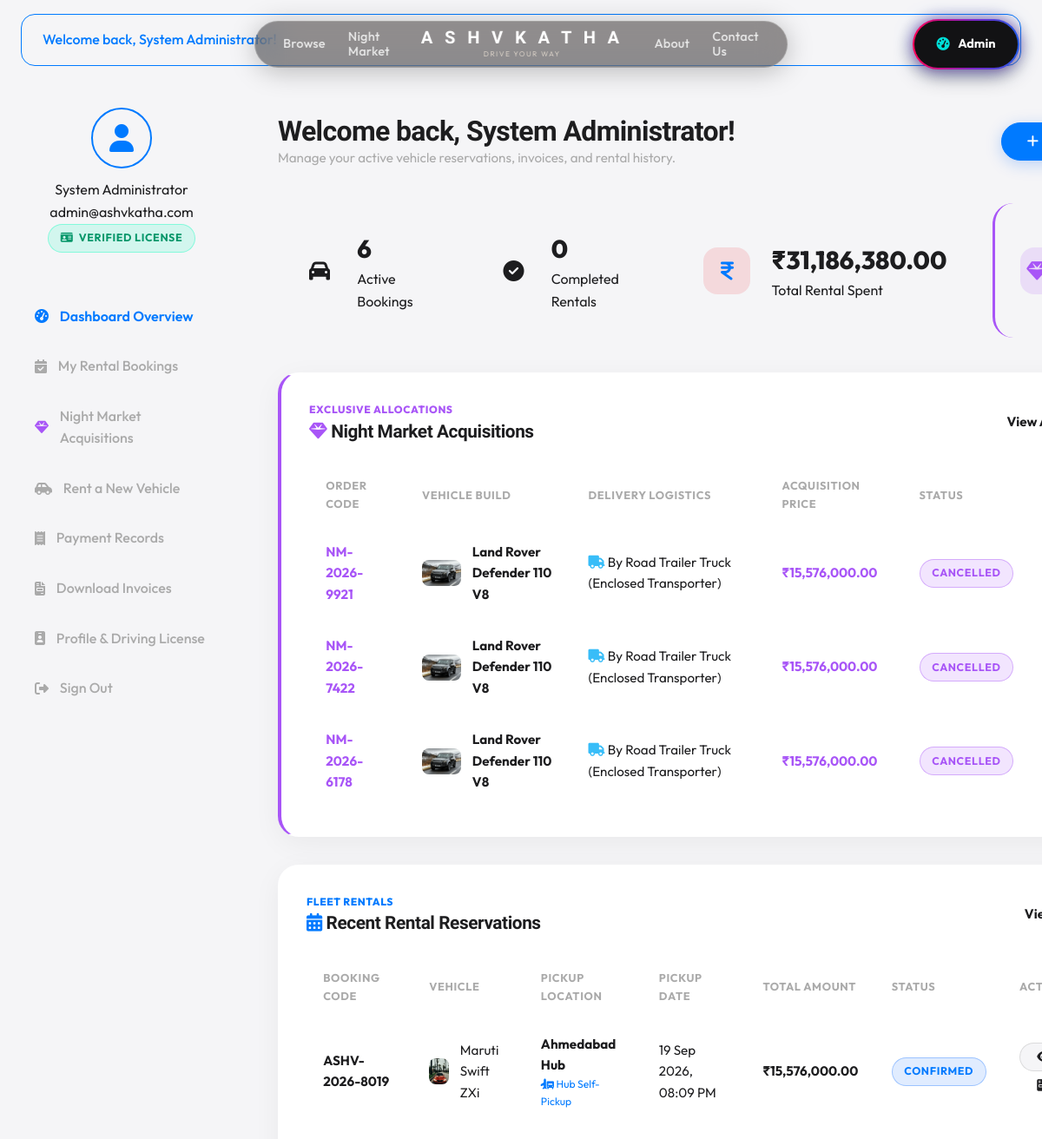
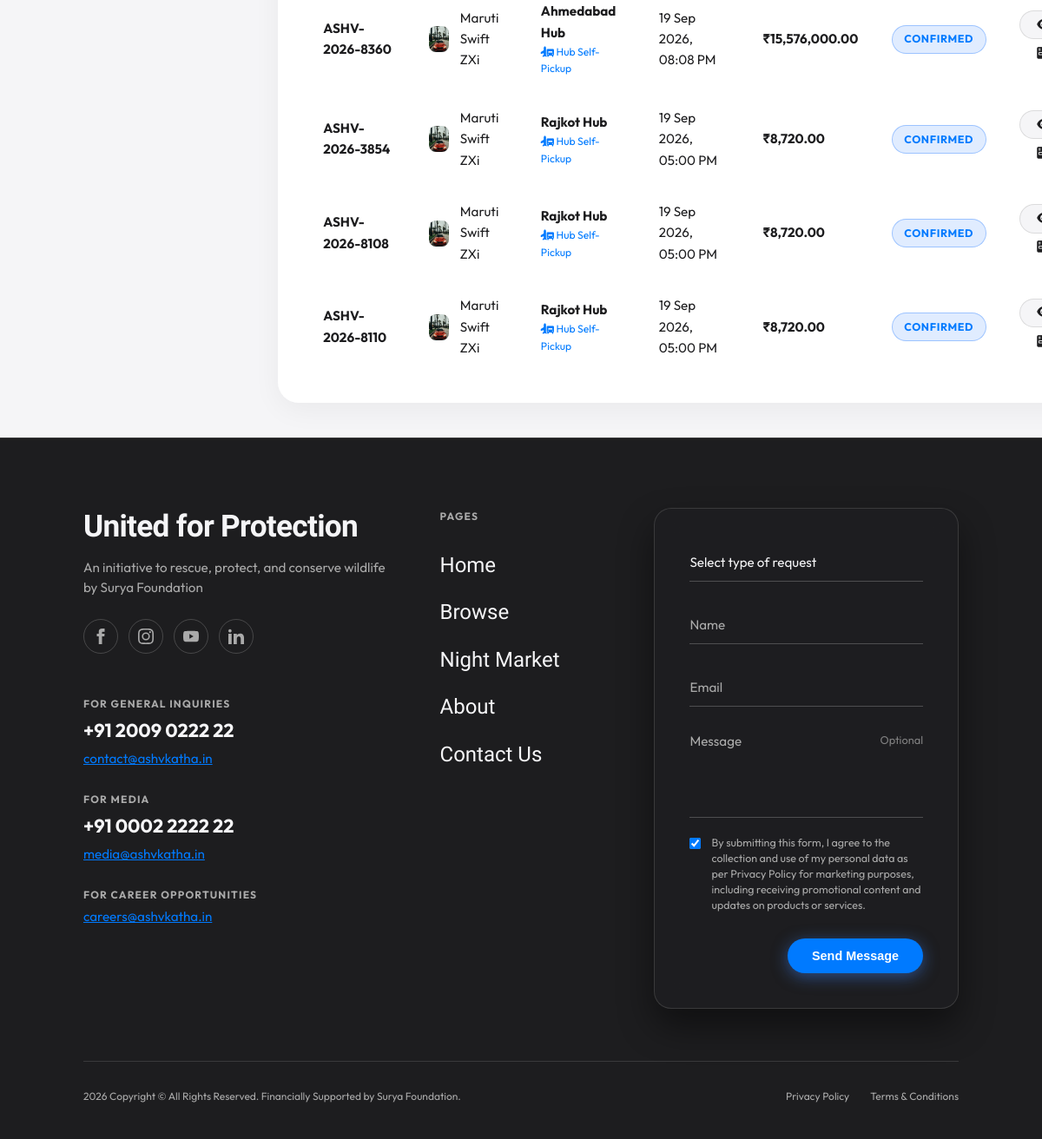
/customer/dashboard.php (signed in), run on the app's committed database (2 pictures, top to bottom).
### tables this page shows
CREATE TABLE `night_market_orders` (
  `id` int(11) NOT NULL AUTO_INCREMENT,
  `order_code` varchar(30) NOT NULL,
  `user_id` int(11) NOT NULL,
  `car_id` int(11) NOT NULL,
  `buyer_name` varchar(120) NOT NULL,
  `buyer_email` varchar(120) NOT NULL,
  `buyer_phone` varchar(30) NOT NULL,
  `delivery_option` varchar(255) NOT NULL,
  `delivery_address` text NOT NULL,
  `acquisition_price` decimal(15,2) NOT NULL,
  `tax_amount` decimal(15,2) NOT NULL DEFAULT 0.00,
  `total_amount` decimal(15,2) NOT NULL,
  `payment_method` varchar(150) NOT NULL DEFAULT 'Crypto Multi-Sig Escrow (USDT / BTC / ETH Cold Storage)',
  `payment_status` enum('pending','escrow_hold','completed','refunded') NOT NULL DEFAULT 'completed',
  `order_status` enum('pending','confirmed','in_transit','delivered','cancelled') NOT NULL DEFAULT 'confirmed',
  `transaction_id` varchar(50) DEFAULT NULL,
  `notes` text DEFAULT NULL,
  `created_at` timestamp NOT NULL DEFAULT current_timestamp(),
  `updated_at` timestamp NOT NULL DEFAULT current_timestamp() ON UPDATE current_timestamp(),
  PRIMARY KEY (`id`),
  UNIQUE KEY `order_code` (`order_code`),
  KEY `idx_user` (`user_id`),
  KEY `idx_car` (`car_id`),
  KEY `idx_order_status` (`order_status`)
);

CREATE TABLE `night_market` (
  `id` int(11) NOT NULL AUTO_INCREMENT,
  `vehicle_name` varchar(100) NOT NULL,
  `brand` varchar(50) NOT NULL DEFAULT '',
  `fuel_type` varchar(30) NOT NULL DEFAULT 'Petrol',
  `subtitle` varchar(100) NOT NULL,
  `category` enum('Blackout Edition','Fully Modified','Street Spec','Track Spec','Race Builds','No-Plate Display','Custom Builds','Rare Imports') NOT NULL,
  `badge_type` varchar(50) NOT NULL DEFAULT 'Non-Road-Legal',
  `daily_rate` decimal(10,2) NOT NULL,
  `image_url` varchar(255) NOT NULL,
  `specs_json` text NOT NULL,
  `features` text NOT NULL,
  `status` enum('available','coming_soon','sold_out') NOT NULL DEFAULT 'available',
  `is_returning` tinyint(1) DEFAULT 0,
  `is_featured` tinyint(1) DEFAULT 1,
  `created_at` timestamp NOT NULL DEFAULT current_timestamp(),
  PRIMARY KEY (`id`)
);

CREATE TABLE `bookings` (
  `id` int(11) NOT NULL AUTO_INCREMENT,
  `booking_code` varchar(20) NOT NULL,
  `user_id` int(11) NOT NULL,
  `vehicle_id` int(11) NOT NULL,
  `pickup_location_id` int(11) NOT NULL,
  `dropoff_location_id` int(11) NOT NULL,
  `delivery_method` varchar(100) DEFAULT 'Hub Self-Pickup',
  `delivery_address` varchar(255) DEFAULT NULL,
  `pickup_datetime` datetime NOT NULL,
  `return_datetime` datetime NOT NULL,
  `total_days` int(11) NOT NULL,
  `base_amount` decimal(10,2) NOT NULL,
  `extra_charges` decimal(10,2) NOT NULL DEFAULT 0.00,
  `discount_amount` decimal(10,2) NOT NULL DEFAULT 0.00,
  `tax_amount` decimal(10,2) NOT NULL DEFAULT 0.00,
  `deposit_amount` decimal(10,2) NOT NULL DEFAULT 0.00,
  `total_amount` decimal(10,2) NOT NULL,
  `status` enum('pending','confirmed','active','completed','cancelled') NOT NULL DEFAULT 'confirmed',
  `created_at` timestamp NOT NULL DEFAULT current_timestamp(),
  PRIMARY KEY (`id`),
  UNIQUE KEY `booking_code` (`booking_code`),
  KEY `user_id` (`user_id`),
  KEY `vehicle_id` (`vehicle_id`),
  KEY `pickup_location_id` (`pickup_location_id`),
  KEY `dropoff_location_id` (`dropoff_location_id`),
  CONSTRAINT `bookings_ibfk_1` FOREIGN KEY (`user_id`) REFERENCES `users` (`id`) ON DELETE CASCADE,
  CONSTRAINT `bookings_ibfk_2` FOREIGN KEY (`vehicle_id`) REFERENCES `vehicles` (`id`) ON DELETE CASCADE,
  CONSTRAINT `bookings_ibfk_3` FOREIGN KEY (`pickup_location_id`) REFERENCES `locations` (`id`) ON DELETE CASCADE,
  CONSTRAINT `bookings_ibfk_4` FOREIGN KEY (`dropoff_location_id`) REFERENCES `locations` (`id`) ON DELETE CASCADE
);

CREATE TABLE `vehicles` (
  `id` int(11) NOT NULL AUTO_INCREMENT,
  `category_id` int(11) NOT NULL,
  `location_id` int(11) NOT NULL,
  `brand` varchar(50) NOT NULL,
  `model` varchar(50) NOT NULL,
  `year` int(11) NOT NULL,
  `reg_number` varchar(30) NOT NULL,
  `fuel_type` enum('Petrol','Diesel','Electric','Hybrid') NOT NULL,
  `transmission` enum('Automatic','Manual') NOT NULL,
  `seating_capacity` int(11) NOT NULL,
  `daily_rate` decimal(10,2) NOT NULL,
  `hourly_rate` decimal(10,2) NOT NULL,
  `deposit_amount` decimal(10,2) NOT NULL,
  `status` enum('available','reserved','rented','returned','maintenance') NOT NULL DEFAULT 'available',
  `insurance_expiry` date DEFAULT '2026-12-31',
  `puc_expiry` date DEFAULT '2026-12-31',
  `image_url` varchar(255) NOT NULL,
  `mileage` varchar(50) NOT NULL,
  `description` text NOT NULL,
  `features` text NOT NULL,
  PRIMARY KEY (`id`),
  UNIQUE KEY `reg_number` (`reg_number`),
  KEY `category_id` (`category_id`),
  KEY `location_id` (`location_id`),
  CONSTRAINT `vehicles_ibfk_1` FOREIGN KEY (`category_id`) REFERENCES `vehicle_categories` (`id`) ON DELETE CASCADE,
  CONSTRAINT `vehicles_ibfk_2` FOREIGN KEY (`location_id`) REFERENCES `locations` (`id`) ON DELETE CASCADE
);

CREATE TABLE `locations` (
  `id` int(11) NOT NULL AUTO_INCREMENT,
  `city_name` varchar(50) NOT NULL,
  `location_address` varchar(255) NOT NULL,
  `contact_phone` varchar(20) NOT NULL,
  `status` enum('active','inactive') NOT NULL DEFAULT 'active',
  PRIMARY KEY (`id`)
);

### includes/auth.php (called while the page is built, shortened)
<?php
require_once __DIR__ . '/functions.php';
function is_logged_in() {
    return isset($_SESSION['user_id']) && !empty($_SESSION['user_id']);
}
function get_logged_user() {
    return [
        'id' => $_SESSION['user_id'] ?? 0,
        'full_name' => $_SESSION['user_name'] ?? 'User',
        'email' => $_SESSION['user_email'] ?? '',
        'role' => $_SESSION['user_role'] ?? 'customer',
        'phone' => $_SESSION['user_phone'] ?? '',
    ];
}

### customer/dashboard.php (the view, shortened to what this page needs)
<?php
require_once __DIR__ . '/../includes/auth.php';
require_once __DIR__ . '/../includes/functions.php';
$user = get_logged_user();
$db = get_db_connection();
$c_active = $db->prepare("SELECT COUNT(*) FROM bookings WHERE user_id = ? AND status IN ('confirmed', 'active')");
$c_active->execute([$user['id']]);
$active_count = $c_active->fetchColumn();
$c_completed = $db->prepare("SELECT COUNT(*) FROM bookings WHERE user_id = ? AND status = 'completed'");
$c_completed->execute([$user['id']]);
$completed_count = $c_completed->fetchColumn();
$c_spent = $db->prepare("SELECT SUM(total_amount) FROM bookings WHERE user_id = ? AND status != 'cancelled'");
$c_spent->execute([$user['id']]);
$total_spent = $c_spent->fetchColumn() ?: 0.00;
$b_stmt = $db->prepare("
    SELECT b.*, v.brand, v.model, v.image_url, l1.city_name as pickup_city, l2.city_name as dropoff_city
    FROM bookings b
    JOIN vehicles v ON b.vehicle_id = v.id
    JOIN locations l1 ON b.pickup_location_id = l1.id
    JOIN locations l2 ON b.dropoff_location_id = l2.id
    WHERE b.user_id = ?
    ORDER BY b.created_at DESC LIMIT 5
");
$b_stmt->execute([$user['id']]);
$recent_bookings = $b_stmt->fetchAll();
$nm_stmt = $db->prepare("
    SELECT o.*, nm.vehicle_name, nm.brand, nm.image_url
    FROM night_market_orders o
    JOIN night_market nm ON o.car_id = nm.id
    WHERE o.user_id = ?
    ORDER BY o.created_at DESC LIMIT 3
");
$nm_stmt->execute([$user['id']]);
$recent_acquisitions = $nm_stmt->fetchAll();
include __DIR__ . '/../includes/header.php';
include __DIR__ . '/../includes/navbar.php';
?>
<div class="dashboard-layout">
  <?php include __DIR__ . '/../includes/customer-sidebar.php'; ?>
  <main class="dashboard-content">
    <div class="dashboard-header">
      <div>
        <h1 class="dashboard-title">Welcome back, <?php echo htmlspecialchars($user['full_name']); ?>!</h1>
        <p class="dashboard-subtitle">Manage your active vehicle reservations, invoices, and rental history.</p>
      </div>
      <a href="<?php echo url('/vehicles.php'); ?>" class="btn btn-primary"><i class="fa-solid fa-plus"></i> Rent a New Vehicle</a>
    </div>
    <div class="stats-cards-grid">
      <div class="stat-card">
        <div class="stat-icon info"><i class="fa-solid fa-car"></i></div>
        <div class="stat-data">
          <span class="stat-value"><?php echo $active_count; ?></span>
          <span class="stat-label">Active Bookings</span>
        </div>
      </div>
      <div class="stat-card">
        <div class="stat-icon success"><i class="fa-solid fa-circle-check"></i></div>
        <div class="stat-data">
          <span class="stat-value"><?php echo $completed_count; ?></span>
          <span class="stat-label">Completed Rentals</span>
        </div>
      </div>
      <div class="stat-card">
        <div class="stat-icon primary"><i class="fa-solid fa-indian-rupee-sign"></i></div>
        <div class="stat-data">
          <span class="stat-value"><?php echo format_currency($total_spent); ?></span>
          <span class="stat-label">Total Rental Spent</span>
        </div>
      </div>
      <div class="stat-card" style="border-left: 3px solid #a855f7;">
        <div class="stat-icon" style="background: rgba(168, 85, 247, 0.15); color: #a855f7;"><i class="fa-solid fa-gem"></i></div>
      </div>
    </div>
    <?php if (!empty($recent_acquisitions)): ?>
      <div class="card" style="margin-bottom: 2rem; border-left: 4px solid #a855f7;">
        <div style="display: flex; align-items: center; justify-content: space-between; margin-bottom: 1.5rem;">
          <div>
            <span style="font-size: 0.75rem; font-weight: 800; color: #a855f7; text-transform: uppercase; letter-spacing: 0.05em; display: block; margin-bottom: 0.2rem;">Exclusive Allocations</span>
            <h3 style="font-size: 1.3rem;"><i class="fa-solid fa-gem" style="color: #a855f7;"></i> Night Market Acquisitions</h3>
          </div>
          <a href="<?php echo url('/customer/night-market-orders.php'); ?>" class="btn btn-outline-sm">View All Acquisitions</a>
        </div>
        <div class="table-responsive">
          <table class="data-table">
            <thead>
              <tr>
                <th>Order Code</th>
                <th>Vehicle Build</th>
                <th>Delivery Logistics</th>
                <th>Acquisition Price</th>
                <th>Status</th>
                <th>Action</th>
              </tr>
            </thead>
            <tbody>
              <?php foreach ($recent_acquisitions as $acq):
                $a_img = (strpos($acq['image_url'], 'http') === 0) ? $acq['image_url'] : url($acq['image_url']);
              ?>
                <tr>
                  <td><strong style="color: #a855f7;"><?php echo htmlspecialchars($acq['order_code']); ?></strong></td>
                  <td>
                    <div style="display: flex; align-items: center; gap: 0.8rem;">
                      <img src="<?php echo htmlspecialchars($a_img); ?>" alt="Car" style="width: 45px; height: 30px; object-fit: cover; border-radius: var(--radius-sm);">
                      <span><strong><?php echo htmlspecialchars($acq['vehicle_name']); ?></strong></span>
                    </div>
                  </td>
                  <td><i class="fa-solid fa-truck" style="color: #38bdf8;"></i> <?php echo htmlspecialchars($acq['delivery_option']); ?></td>
                  <td><strong style="color: #a855f7;"><?php echo format_currency($acq['total_amount']); ?></strong></td>
                  <td>
                    <span class="badge badge-primary" style="background: rgba(168, 85, 247, 0.15); color: #a855f7; border: 1px solid rgba(168, 85, 247, 0.4);">
                      <?php echo strtoupper(htmlspecialchars($acq['order_status'])); ?>
                    </span>
                  </td>
                  <td>
                  </td>
                </tr>
              <?php endforeach; ?>
            </tbody>
          </table>
        </div>
      </div>
    <?php endif; ?>
    <div class="card">
      <div style="display: flex; align-items: center; justify-content: space-between; margin-bottom: 1.5rem;">
        <div>
          <span style="font-size: 0.75rem; font-weight: 800; color: var(--primary); text-transform: uppercase; letter-spacing: 0.05em; display: block; margin-bottom: 0.2rem;">Fleet Rentals</span>
          <h3 style="font-size: 1.3rem;"><i class="fa-solid fa-calendar-days" style="color: var(--primary);"></i> Recent Rental Reservations</h3>
        </div>
        <a href="<?php echo url('/customer/bookings.php'); ?>" class="btn btn-outline-sm">View All Bookings</a>
      </div>
      <?php if (empty($recent_bookings)): ?>
        <p style="color: var(--text-muted); text-align: center; padding: 2rem 0;">You have no active or previous vehicle reservations.</p>
      <?php else: ?>
        <div class="table-responsive">
          <table class="data-table">
            <thead>
              <tr>
                <th>Booking Code</th>
                <th>Vehicle</th>
                <th>Pickup Location</th>
                <th>Pickup Date</th>
                <th>Total Amount</th>
                <th>Status</th>
                <th>Action</th>
              </tr>
            </thead>
            <tbody>
              <?php foreach ($recent_bookings as $b): ?>
                <tr>
                  <td><strong><?php echo htmlspecialchars($b['booking_code']); ?></strong></td>
                  <td>
                    <div style="display: flex; align-items: center; gap: 0.8rem;">
                      <img src="<?php echo htmlspecialchars($b['image_url']); ?>" alt="Car" style="width: 45px; height: 30px; object-fit: cover; border-radius: var(--radius-sm);">
                      <span><?php echo htmlspecialchars($b['brand'] . ' ' . $b['model']); ?></span>
                    </div>
                  </td>
                  <td>
                    <div><strong><?php echo htmlspecialchars($b['pickup_city']); ?> Hub</strong></div>
                    <div style="font-size: 0.76rem; color: var(--primary);"><i class="fa-solid fa-truck-plane"></i> <?php echo htmlspecialchars($b['delivery_method'] ?? 'Hub Self-Pickup'); ?></div>
                  </td>
                  <td><?php echo date('d M Y, h:i A', strtotime($b['pickup_datetime'])); ?></td>
                  <td><strong><?php echo format_currency($b['total_amount']); ?></strong></td>
                  <td><?php echo get_status_badge($b['status']); ?></td>
                  <td>
                    <a href="<?php echo url('/customer/booking-details.php?id=' . $b['id']); ?>" class="btn btn-secondary btn-sm"><i class="fa-solid fa-eye"></i> View</a>
                    <a href="<?php echo url('/customer/invoices.php?id=' . $b['id']); ?>" class="btn btn-outline-sm btn-sm"><i class="fa-solid fa-file-invoice"></i> Voucher</a>
                  </td>
                </tr>
              <?php endforeach; ?>
            </tbody>
          </table>
        </div>
      <?php endif; ?>
    </div>
  </main>
</div>
<?php include __DIR__ . '/../includes/footer.php'; ?>

### includes/functions.php (shortened to what this page needs)
<?php
function url($path = '') {
    $path = '/' . ltrim($path, '/');
    return BASE_URL . $path;
}
function format_currency($amount) {
    return '₹' . number_format((float)$amount, 2, '.', ',');
}
function get_status_badge($status) {
    $status = strtolower(trim($status));
    $badge_class = 'badge-secondary';
    $label = ucfirst($status);
    switch ($status) {
        case 'rented':
        case 'reserved':
        case 'confirmed':
        case 'in_progress':
            $badge_class = 'badge-info';
            break;
    }
    return "<span class=\"badge {$badge_class}\">" . htmlspecialchars($label) . "</span>";
}
function display_flash_messages() {
    $types = ['success', 'error', 'info', 'warning'];
    $html = '';
    foreach ($types as $type) {
        $key = 'flash_' . $type;
        if (isset($_SESSION[$key]) && !empty($_SESSION[$key])) {
            $msg = htmlspecialchars($_SESSION[$key]);
            $html .= "<div class=\"alert alert-{$type}\">{$msg}</div>";
        }
    }
    return $html;
}

### data on the page
night_market_orders: order_code "NM-2026-9921", night_market.image_url (picture), night_market.vehicle_name "Land Rover Defender 110 V8", delivery_option "By Road Trailer Truck (Enclosed Transporter)", total_amount "₹15,576,000.00", order_status "CANCELLED"
night_market_orders: order_code "NM-2026-7422", night_market.image_url (picture), night_market.vehicle_name "Land Rover Defender 110 V8", delivery_option "By Road Trailer Truck (Enclosed Transporter)", total_amount "₹15,576,000.00", order_status "CANCELLED"
night_market_orders: order_code "NM-2026-6178", night_market.image_url (picture), night_market.vehicle_name "Land Rover Defender 110 V8", delivery_option "By Road Trailer Truck (Enclosed Transporter)", total_amount "₹15,576,000.00", order_status "CANCELLED"
bookings: booking_code "ASHV-2026-8019", vehicle.image_url (picture), vehicle.model "Maruti Swift ZXi", pickup_location.city_name "Ahmedabad", delivery_method "Hub Self-Pickup", pickup_datetime "19 Sep 2026, 08:09 PM", total_amount "₹15,576,000.00", status "CONFIRMED"
bookings: booking_code "ASHV-2026-8360", vehicle.image_url (picture), vehicle.model "Maruti Swift ZXi", pickup_location.city_name "Ahmedabad", delivery_method "Hub Self-Pickup", pickup_datetime "19 Sep 2026, 08:08 PM", total_amount "₹15,576,000.00", status "CONFIRMED"
bookings: booking_code "ASHV-2026-3854", vehicle.image_url (picture), vehicle.model "Maruti Swift ZXi", pickup_location.city_name "Rajkot", delivery_method "Hub Self-Pickup", pickup_datetime "19 Sep 2026, 05:00 PM", total_amount "₹8,720.00", status "CONFIRMED"
bookings: booking_code "ASHV-2026-8108", vehicle.image_url (picture), vehicle.model "Maruti Swift ZXi", pickup_location.city_name "Rajkot", delivery_method "Hub Self-Pickup", pickup_datetime "19 Sep 2026, 05:00 PM", total_amount "₹8,720.00", status "CONFIRMED"
bookings: booking_code "ASHV-2026-8110", vehicle.image_url (picture), vehicle.model "Maruti Swift ZXi", pickup_location.city_name "Rajkot", delivery_method "Hub Self-Pickup", pickup_datetime "19 Sep 2026, 05:00 PM", total_amount "₹8,720.00", status "CONFIRMED"

### other printed values
$msg "Welcome back, System Administrator!"
$user['full_name'] "System Administrator"
$user['email'] "admin@ashvkatha.com"
$active_count "6"
$completed_count "0"
format_currency($total_spent) "₹31,186,380.00"
